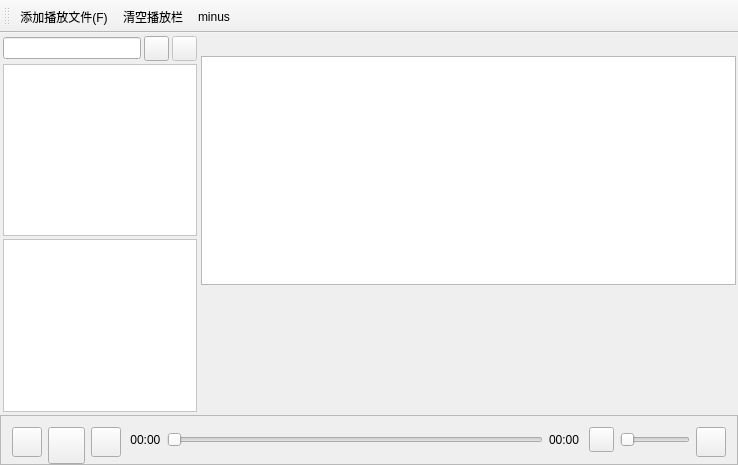
<?xml version="1.0" encoding="UTF-8"?>
<ui version="4.0">
 <class>MainWindow</class>
 <widget class="QMainWindow" name="MainWindow">
  <property name="geometry">
   <rect>
    <x>0</x>
    <y>0</y>
    <width>738</width>
    <height>465</height>
   </rect>
  </property>
  <property name="windowTitle">
   <string>瓦力音频播放器</string>
  </property>
  <property name="styleSheet">
   <string notr="true"/>
  </property>
  <widget class="QWidget" name="centralWidget">
   <layout class="QGridLayout" name="gridLayout">
    <property name="leftMargin">
     <number>0</number>
    </property>
    <property name="topMargin">
     <number>0</number>
    </property>
    <property name="rightMargin">
     <number>0</number>
    </property>
    <property name="bottomMargin">
     <number>0</number>
    </property>
    <property name="spacing">
     <number>0</number>
    </property>
    <item row="3" column="0" colspan="3">
     <widget class="QFrame" name="frame">
      <property name="maximumSize">
       <size>
        <width>16777215</width>
        <height>50</height>
       </size>
      </property>
      <property name="styleSheet">
       <string notr="true"/>
      </property>
      <property name="frameShape">
       <enum>QFrame::StyledPanel</enum>
      </property>
      <property name="frameShadow">
       <enum>QFrame::Raised</enum>
      </property>
      <layout class="QGridLayout" name="gridLayout_2">
       <item row="0" column="0">
        <widget class="QPushButton" name="previous">
         <property name="minimumSize">
          <size>
           <width>30</width>
           <height>30</height>
          </size>
         </property>
         <property name="maximumSize">
          <size>
           <width>30</width>
           <height>30</height>
          </size>
         </property>
         <property name="toolTip">
          <string>上一首</string>
         </property>
         <property name="icon">
          <iconset resource="images.qrc">
           <normaloff>:/images/uprevious.png</normaloff>:/images/uprevious.png</iconset>
         </property>
         <property name="iconSize">
          <size>
           <width>31</width>
           <height>31</height>
          </size>
         </property>
        </widget>
       </item>
       <item row="0" column="1">
        <widget class="QPushButton" name="play">
         <property name="minimumSize">
          <size>
           <width>37</width>
           <height>37</height>
          </size>
         </property>
         <property name="maximumSize">
          <size>
           <width>37</width>
           <height>37</height>
          </size>
         </property>
         <property name="toolTip">
          <string>播放</string>
         </property>
         <property name="icon">
          <iconset resource="images.qrc">
           <normaloff>:/images/uplay.png</normaloff>:/images/uplay.png</iconset>
         </property>
         <property name="iconSize">
          <size>
           <width>37</width>
           <height>37</height>
          </size>
         </property>
        </widget>
       </item>
       <item row="0" column="2">
        <widget class="QPushButton" name="next">
         <property name="minimumSize">
          <size>
           <width>30</width>
           <height>30</height>
          </size>
         </property>
         <property name="maximumSize">
          <size>
           <width>30</width>
           <height>30</height>
          </size>
         </property>
         <property name="toolTip">
          <string>下一首</string>
         </property>
         <property name="icon">
          <iconset resource="images.qrc">
           <normaloff>:/images/unext.png</normaloff>:/images/unext.png</iconset>
         </property>
         <property name="iconSize">
          <size>
           <width>31</width>
           <height>31</height>
          </size>
         </property>
        </widget>
       </item>
       <item row="0" column="3">
        <widget class="QLabel" name="lbCurTime">
         <property name="sizePolicy">
          <sizepolicy hsizetype="Preferred" vsizetype="Fixed">
           <horstretch>0</horstretch>
           <verstretch>0</verstretch>
          </sizepolicy>
         </property>
         <property name="text">
          <string> 00:00</string>
         </property>
        </widget>
       </item>
       <item row="0" column="4">
        <widget class="QSlider" name="slTime">
         <property name="orientation">
          <enum>Qt::Horizontal</enum>
         </property>
        </widget>
       </item>
       <item row="0" column="5">
        <widget class="QLabel" name="lbTotalTime">
         <property name="sizePolicy">
          <sizepolicy hsizetype="Preferred" vsizetype="Fixed">
           <horstretch>0</horstretch>
           <verstretch>0</verstretch>
          </sizepolicy>
         </property>
         <property name="text">
          <string>00:00 </string>
         </property>
        </widget>
       </item>
       <item row="0" column="6">
        <widget class="QPushButton" name="icon_Volume">
         <property name="minimumSize">
          <size>
           <width>25</width>
           <height>25</height>
          </size>
         </property>
         <property name="maximumSize">
          <size>
           <width>25</width>
           <height>25</height>
          </size>
         </property>
         <property name="toolTip">
          <string>音量</string>
         </property>
         <property name="icon">
          <iconset resource="images.qrc">
           <normaloff>:/images/volume2.png</normaloff>:/images/volume2.png</iconset>
         </property>
         <property name="iconSize">
          <size>
           <width>25</width>
           <height>25</height>
          </size>
         </property>
        </widget>
       </item>
       <item row="0" column="8">
        <widget class="QPushButton" name="mode_change">
         <property name="minimumSize">
          <size>
           <width>30</width>
           <height>30</height>
          </size>
         </property>
         <property name="maximumSize">
          <size>
           <width>30</width>
           <height>30</height>
          </size>
         </property>
         <property name="toolTip">
          <string>列表循环</string>
         </property>
         <property name="icon">
          <iconset resource="images.qrc">
           <normaloff>:/images/uloop1.png</normaloff>:/images/uloop1.png</iconset>
         </property>
         <property name="iconSize">
          <size>
           <width>30</width>
           <height>30</height>
          </size>
         </property>
        </widget>
       </item>
       <item row="0" column="7">
        <widget class="QSlider" name="slVolume">
         <property name="minimumSize">
          <size>
           <width>70</width>
           <height>0</height>
          </size>
         </property>
         <property name="maximumSize">
          <size>
           <width>70</width>
           <height>16777215</height>
          </size>
         </property>
         <property name="orientation">
          <enum>Qt::Horizontal</enum>
         </property>
        </widget>
       </item>
      </layout>
     </widget>
    </item>
    <item row="0" column="1" rowspan="2" colspan="2">
     <widget class="QWidget" name="widget" native="true">
      <layout class="QGridLayout" name="gridLayout_3">
       <property name="leftMargin">
        <number>1</number>
       </property>
       <property name="topMargin">
        <number>3</number>
       </property>
       <property name="rightMargin">
        <number>2</number>
       </property>
       <property name="bottomMargin">
        <number>3</number>
       </property>
       <property name="spacing">
        <number>3</number>
       </property>
       <item row="1" column="0">
        <widget class="QTextEdit" name="textEdit"/>
       </item>
       <item row="0" column="0">
        <widget class="QLabel" name="label">
         <property name="font">
          <font>
           <pointsize>11</pointsize>
          </font>
         </property>
         <property name="text">
          <string/>
         </property>
        </widget>
       </item>
      </layout>
     </widget>
    </item>
    <item row="2" column="1" colspan="2">
     <widget class="CurvePlot" name="ploter" native="true"/>
    </item>
    <item row="0" column="0" rowspan="3">
     <widget class="QWidget" name="widget_2" native="true">
      <property name="maximumSize">
       <size>
        <width>200</width>
        <height>16777215</height>
       </size>
      </property>
      <property name="font">
       <font>
        <pointsize>9</pointsize>
       </font>
      </property>
      <layout class="QGridLayout" name="gridLayout_4">
       <property name="leftMargin">
        <number>3</number>
       </property>
       <property name="topMargin">
        <number>3</number>
       </property>
       <property name="rightMargin">
        <number>3</number>
       </property>
       <property name="bottomMargin">
        <number>3</number>
       </property>
       <property name="spacing">
        <number>3</number>
       </property>
       <item row="0" column="2">
        <widget class="QPushButton" name="menu_but">
         <property name="enabled">
          <bool>false</bool>
         </property>
         <property name="minimumSize">
          <size>
           <width>25</width>
           <height>25</height>
          </size>
         </property>
         <property name="maximumSize">
          <size>
           <width>25</width>
           <height>25</height>
          </size>
         </property>
         <property name="toolTip">
          <string>返回</string>
         </property>
         <property name="text">
          <string/>
         </property>
         <property name="icon">
          <iconset resource="images.qrc">
           <normaloff>:/images/menu.png</normaloff>:/images/menu.png</iconset>
         </property>
         <property name="iconSize">
          <size>
           <width>19</width>
           <height>19</height>
          </size>
         </property>
        </widget>
       </item>
       <item row="2" column="0" colspan="3">
        <widget class="QListWidget" name="lwList">
         <property name="styleSheet">
          <string notr="true">QListWidget::item{height: 40px}

QListWidget {
	background-color: rgb(255, 255, 255);
}</string>
         </property>
        </widget>
       </item>
       <item row="0" column="0">
        <widget class="QLineEdit" name="find_Edit"/>
       </item>
       <item row="0" column="1">
        <widget class="QPushButton" name="find_but">
         <property name="minimumSize">
          <size>
           <width>25</width>
           <height>25</height>
          </size>
         </property>
         <property name="maximumSize">
          <size>
           <width>25</width>
           <height>25</height>
          </size>
         </property>
         <property name="toolTip">
          <string>搜索</string>
         </property>
         <property name="text">
          <string/>
         </property>
         <property name="icon">
          <iconset resource="images.qrc">
           <normaloff>:/images/find.png</normaloff>:/images/find.png</iconset>
         </property>
         <property name="iconSize">
          <size>
           <width>19</width>
           <height>19</height>
          </size>
         </property>
        </widget>
       </item>
       <item row="1" column="0" colspan="3">
        <widget class="QListWidget" name="lwList_f">
         <property name="styleSheet">
          <string notr="true">QListWidget::item{height: 40px}

QListWidget {
	background-color: rgb(255, 255, 255);
}</string>
         </property>
        </widget>
       </item>
      </layout>
     </widget>
    </item>
   </layout>
  </widget>
  <widget class="QToolBar" name="mainToolBar">
   <attribute name="toolBarArea">
    <enum>TopToolBarArea</enum>
   </attribute>
   <attribute name="toolBarBreak">
    <bool>false</bool>
   </attribute>
   <addaction name="actionAdd"/>
   <addaction name="actionClear"/>
   <addaction name="actionMinus"/>
  </widget>
  <widget class="QMenuBar" name="menuBar">
   <property name="geometry">
    <rect>
     <x>0</x>
     <y>0</y>
     <width>738</width>
     <height>23</height>
    </rect>
   </property>
  </widget>
  <action name="actionAdd">
   <property name="icon">
    <iconset resource="images.qrc">
     <normaloff>:/images/file.png</normaloff>:/images/file.png</iconset>
   </property>
   <property name="text">
    <string>添加播放文件(&amp;F)</string>
   </property>
   <property name="toolTip">
    <string>添加播放文件</string>
   </property>
  </action>
  <action name="actionList">
   <property name="icon">
    <iconset>
     <normaloff>:/images/list.png</normaloff>:/images/list.png</iconset>
   </property>
   <property name="text">
    <string>文件栏显示(&amp;H)</string>
   </property>
   <property name="toolTip">
    <string>文件栏显示</string>
   </property>
  </action>
  <action name="actionMinus">
   <property name="icon">
    <iconset resource="images.qrc">
     <normaloff>:/images/minus.png</normaloff>:/images/minus.png</iconset>
   </property>
   <property name="text">
    <string>minus</string>
   </property>
   <property name="toolTip">
    <string>移除歌曲</string>
   </property>
  </action>
  <action name="actionClear">
   <property name="icon">
    <iconset resource="images.qrc">
     <normaloff>:/images/clear.png</normaloff>:/images/clear.png</iconset>
   </property>
   <property name="text">
    <string>清空播放栏</string>
   </property>
   <property name="toolTip">
    <string>清空播放栏</string>
   </property>
  </action>
 </widget>
 <layoutdefault spacing="6" margin="11"/>
 <customwidgets>
  <customwidget>
   <class>CurvePlot</class>
   <extends>QWidget</extends>
   <header>CurvePlot.h</header>
   <container>1</container>
  </customwidget>
 </customwidgets>
 <resources>
  <include location="images.qrc"/>
 </resources>
 <connections/>
</ui>
